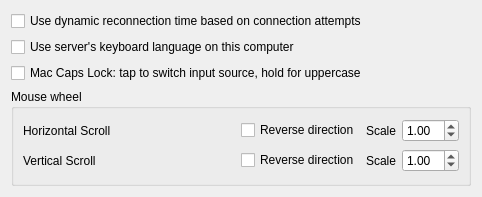
<?xml version="1.0" encoding="UTF-8"?>
<ui version="4.0">
 <class>ClientConfigDialog</class>
 <widget class="QDialog" name="ClientConfigDialog">
  <property name="geometry">
   <rect>
    <x>0</x>
    <y>0</y>
    <width>482</width>
    <height>197</height>
   </rect>
  </property>
  <property name="sizePolicy">
   <sizepolicy hsizetype="Maximum" vsizetype="Maximum">
    <horstretch>0</horstretch>
    <verstretch>0</verstretch>
   </sizepolicy>
  </property>
  <property name="windowTitle">
   <string>Client Configuration</string>
  </property>
  <layout class="QVBoxLayout" name="verticalLayout">
   <item>
    <widget class="QCheckBox" name="cbDynamicConnectTime">
     <property name="toolTip">
      <string>&lt;html&gt;&lt;head/&gt;&lt;body&gt;&lt;p&gt;Allow the client to slow the rate it attempts to reconnect to the server when connections attempts are failing. The delay between connection attempts will  start at 1 second intervals and can be a maxium of 5 minutes between connection attempts.&lt;/p&gt;&lt;/body&gt;&lt;/html&gt;</string>
     </property>
     <property name="text">
      <string>Use dynamic reconnection time based on connection attempts</string>
     </property>
    </widget>
   </item>
   <item>
    <widget class="QCheckBox" name="cbLanguageSync">
     <property name="text">
      <string>Use server's keyboard language on this computer</string>
     </property>
    </widget>
   </item>
   <item>
    <widget class="QCheckBox" name="cbMacNativeCapsLock">
     <property name="text">
      <string>Mac Caps Lock: tap to switch input source, hold for uppercase</string>
     </property>
     <property name="toolTip">
      <string>Tap to switch between ASCII and the last non-ASCII input source on this Mac. Hold for 0.6 seconds to enable Caps Lock; tap again to disable it. Keeps the Mac input source independent of the server. Requires both input sources to be enabled on the Mac.</string>
     </property>
    </widget>
   </item>
   <item>
    <widget class="QGroupBox" name="groupBox">
     <property name="toolTip">
      <string>Reverse horizontal and vertical scrolling independently for input received from the server. The system scrolling preference is unchanged.</string>
     </property>
     <property name="title">
      <string>Mouse wheel</string>
     </property>
     <layout class="QGridLayout" name="gridLayout">
      <item row="5" column="2">
       <widget class="QCheckBox" name="cbYScrollInvert">
        <property name="text">
         <string>Reverse direction</string>
        </property>
       </widget>
      </item>
      <item row="1" column="2">
       <widget class="QCheckBox" name="cbXScrollInvert">
        <property name="text">
         <string>Reverse direction</string>
        </property>
       </widget>
      </item>
      <item row="5" column="4">
       <layout class="QHBoxLayout" name="horizontalLayout_2">
        <item>
         <widget class="QLabel" name="lblScrollSpeed">
          <property name="sizePolicy">
           <sizepolicy hsizetype="Maximum" vsizetype="Preferred">
            <horstretch>0</horstretch>
            <verstretch>0</verstretch>
           </sizepolicy>
          </property>
          <property name="text">
           <string>Scale</string>
          </property>
         </widget>
        </item>
        <item>
         <widget class="QDoubleSpinBox" name="sbYScrollScale">
          <property name="sizePolicy">
           <sizepolicy hsizetype="Maximum" vsizetype="Fixed">
            <horstretch>0</horstretch>
            <verstretch>0</verstretch>
           </sizepolicy>
          </property>
          <property name="accelerated">
           <bool>true</bool>
          </property>
          <property name="correctionMode">
           <enum>QAbstractSpinBox::CorrectionMode::CorrectToNearestValue</enum>
          </property>
          <property name="minimum">
           <double>0.100000000000000</double>
          </property>
          <property name="maximum">
           <double>10.000000000000000</double>
          </property>
          <property name="singleStep">
           <double>0.100000000000000</double>
          </property>
          <property name="value">
           <double>1.000000000000000</double>
          </property>
         </widget>
        </item>
       </layout>
      </item>
      <item row="1" column="4">
       <layout class="QHBoxLayout" name="horizontalLayout_3">
        <item>
         <widget class="QLabel" name="lblXScrollSpeed">
          <property name="sizePolicy">
           <sizepolicy hsizetype="Maximum" vsizetype="Preferred">
            <horstretch>0</horstretch>
            <verstretch>0</verstretch>
           </sizepolicy>
          </property>
          <property name="text">
           <string>Scale</string>
          </property>
         </widget>
        </item>
        <item>
         <widget class="QDoubleSpinBox" name="sbXScrollScale">
          <property name="sizePolicy">
           <sizepolicy hsizetype="Maximum" vsizetype="Fixed">
            <horstretch>0</horstretch>
            <verstretch>0</verstretch>
           </sizepolicy>
          </property>
          <property name="accelerated">
           <bool>true</bool>
          </property>
          <property name="correctionMode">
           <enum>QAbstractSpinBox::CorrectionMode::CorrectToNearestValue</enum>
          </property>
          <property name="minimum">
           <double>0.100000000000000</double>
          </property>
          <property name="maximum">
           <double>10.000000000000000</double>
          </property>
          <property name="singleStep">
           <double>0.100000000000000</double>
          </property>
          <property name="value">
           <double>1.000000000000000</double>
          </property>
         </widget>
        </item>
       </layout>
      </item>
      <item row="1" column="0" colspan="2">
       <widget class="QLabel" name="lblHScroll">
        <property name="text">
         <string>Horizontal Scroll</string>
        </property>
       </widget>
      </item>
      <item row="5" column="0" colspan="2">
       <widget class="QLabel" name="lblVScroll">
        <property name="text">
         <string>Vertical Scroll</string>
        </property>
       </widget>
      </item>
     </layout>
    </widget>
   </item>
  </layout>
 </widget>
 <resources/>
 <connections/>
</ui>
